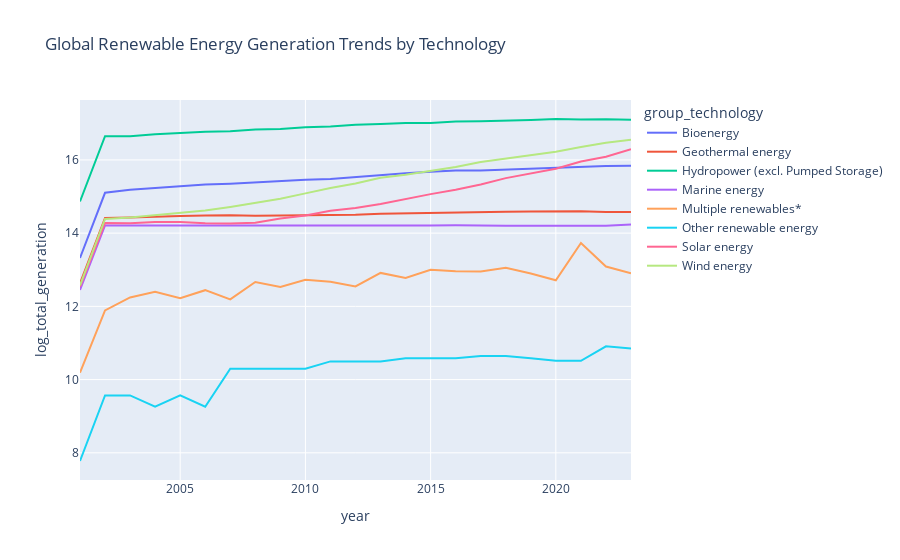

Notebook source saved alongside this figure:
### Markdown cell above
Which technology drives adoption trends?

### Code cell
#RQ Which technology drives adoption trends?
#Aggregates generation by technology to identify which sources drive overall adoption.

rq3a_sql = """
SELECT 
    group_technology,
    year,
    SUM(electricity_generation_gwh) AS total_generation
FROM irena_energy
WHERE re_or_non_re = 'Total Renewable'
AND group_technology NOT IN ('Fossil fuels', 'Nuclear','Other non-renewable energy','Pumped storage')
AND year between '2001-01-01' AND '2023-01-01'
GROUP BY group_technology, year
ORDER BY year, group_technology;
"""

rq3a_df = utils.run_sql(rq3a_sql)

# Get full grid of years × technologies
years = rq3a_df['year'].unique()
technologies = rq3a_df['group_technology'].unique()
full_index = pd.MultiIndex.from_product([technologies, years], names=['group_technology', 'year'])

# Reindex and fill missing values with 0
rq3a_df = rq3a_df.set_index(['group_technology', 'year']).reindex(full_index, fill_value=0).reset_index()

# Apply log1p transformation to handle very low/zero values
rq3a_df['log_total_generation'] = np.log1p(rq3a_df['total_generation'])
#Line chart clearly shows growth trends for solar, wind, hydro, biomass. 
fig_rq3a = px.line(
    rq3a_df,
    x="year",
    #y="total_generation",
    y="log_total_generation",
    color="group_technology",
    title="Global Renewable Energy Generation Trends by Technology"
)
show_and_save(fig_rq3a, folder="rq3a", filename="tech_trends")
#fig_rq3a.show()

### Figure 1 — Plotly figure (JSON) as saved in the notebook; plotly's stock layout.template omitted (floating-point values rounded to 4 significant figures)
{"data": [{"hovertemplate": "group_technology=Bioenergy<br>year=%{x}<br>log_total_generation=%{y}<extra></extra>", "legendgroup": "Bioenergy", "line": {"color": "#636efa", "dash": "solid"}, "marker": {"symbol": "circle"}, "mode": "lines", "name": "Bioenergy", "orientation": "v", "showlegend": true, "type": "scatter", "x": ["2001-01-01", "2002-01-01", "2003-01-01", "2004-01-01", "2005-01-01", "2006-01-01", "2007-01-01", "2008-01-01", "2009-01-01", "2010-01-01", "2011-01-01", "2012-01-01", "2013-01-01", "2014-01-01", "2015-01-01", "2016-01-01", "2017-01-01", "2018-01-01", "2019-01-01", "2020-01-01", "2021-01-01", "2022-01-01", "2023-01-01"], "xaxis": "x", "y": [13.32, 15.1, 15.19, 15.23, 15.29, 15.33, 15.35, 15.39, 15.43, 15.46, 15.48, 15.53, 15.59, 15.63, 15.67, 15.71, 15.71, 15.74, 15.76, 15.79, 15.82, 15.84, 15.84], "yaxis": "y"}, {"hovertemplate": "group_technology=Geothermal energy<br>year=%{x}<br>log_total_generation=%{y}<extra></extra>", "legendgroup": "Geothermal energy", "line": {"color": "#EF553B", "dash": "solid"}, "marker": {"symbol": "circle"}, "mode": "lines", "name": "Geothermal energy", "orientation": "v", "showlegend": true, "type": "scatter", "x": ["2001-01-01", "2002-01-01", "2003-01-01", "2004-01-01", "2005-01-01", "2006-01-01", "2007-01-01", "2008-01-01", "2009-01-01", "2010-01-01", "2011-01-01", "2012-01-01", "2013-01-01", "2014-01-01", "2015-01-01", "2016-01-01", "2017-01-01", "2018-01-01", "2019-01-01", "2020-01-01", "2021-01-01", "2022-01-01", "2023-01-01"], "xaxis": "x", "y": [12.63, 14.41, 14.43, 14.46, 14.47, 14.48, 14.49, 14.47, 14.48, 14.49, 14.5, 14.5, 14.53, 14.54, 14.55, 14.56, 14.57, 14.58, 14.59, 14.6, 14.6, 14.58, 14.58], "yaxis": "y"}, {"hovertemplate": "group_technology=Hydropower (excl. Pumped Storage)<br>year=%{x}<br>log_total_generation=%{y}<extra></extra>", "legendgroup": "Hydropower (excl. Pumped Storage)", "line": {"color": "#00cc96", "dash": "solid"}, "marker": {"symbol": "circle"}, "mode": "lines", "name": "Hydropower (excl. Pumped Storage)", "orientation": "v", "showlegend": true, "type": "scatter", "x": ["2001-01-01", "2002-01-01", "2003-01-01", "2004-01-01", "2005-01-01", "2006-01-01", "2007-01-01", "2008-01-01", "2009-01-01", "2010-01-01", "2011-01-01", "2012-01-01", "2013-01-01", "2014-01-01", "2015-01-01", "2016-01-01", "2017-01-01", "2018-01-01", "2019-01-01", "2020-01-01", "2021-01-01", "2022-01-01", "2023-01-01"], "xaxis": "x", "y": [14.87, 16.65, 16.65, 16.7, 16.74, 16.77, 16.78, 16.83, 16.84, 16.89, 16.91, 16.96, 16.98, 17.01, 17.01, 17.05, 17.06, 17.08, 17.09, 17.12, 17.1, 17.11, 17.1], "yaxis": "y"}, {"hovertemplate": "group_technology=Marine energy<br>year=%{x}<br>log_total_generation=%{y}<extra></extra>", "legendgroup": "Marine energy", "line": {"color": "#ab63fa", "dash": "solid"}, "marker": {"symbol": "circle"}, "mode": "lines", "name": "Marine energy", "orientation": "v", "showlegend": true, "type": "scatter", "x": ["2001-01-01", "2002-01-01", "2003-01-01", "2004-01-01", "2005-01-01", "2006-01-01", "2007-01-01", "2008-01-01", "2009-01-01", "2010-01-01", "2011-01-01", "2012-01-01", "2013-01-01", "2014-01-01", "2015-01-01", "2016-01-01", "2017-01-01", "2018-01-01", "2019-01-01", "2020-01-01", "2021-01-01", "2022-01-01", "2023-01-01"], "xaxis": "x", "y": [12.45, 14.21, 14.21, 14.21, 14.21, 14.21, 14.21, 14.21, 14.19, 14.2, 14.2, 14.2, 14.19, 14.19, 14.21, 14.22, 14.2, 14.2, 14.2, 14.2, 14.2, 14.2, 14.24], "yaxis": "y"}, {"hovertemplate": "group_technology=Multiple renewables*<br>year=%{x}<br>log_total_generation=%{y}<extra></extra>", "legendgroup": "Multiple renewables*", "line": {"color": "#FFA15A", "dash": "solid"}, "marker": {"symbol": "circle"}, "mode": "lines", "name": "Multiple renewables*", "orientation": "v", "showlegend": true, "type": "scatter", "x": ["2001-01-01", "2002-01-01", "2003-01-01", "2004-01-01", "2005-01-01", "2006-01-01", "2007-01-01", "2008-01-01", "2009-01-01", "2010-01-01", "2011-01-01", "2012-01-01", "2013-01-01", "2014-01-01", "2015-01-01", "2016-01-01", "2017-01-01", "2018-01-01", "2019-01-01", "2020-01-01", "2021-01-01", "2022-01-01", "2023-01-01"], "xaxis": "x", "y": [10.19, 11.89, 12.24, 12.4, 12.22, 12.44, 12.19, 12.67, 12.53, 12.72, 12.67, 12.54, 12.91, 12.78, 13.0, 12.96, 12.95, 13.05, 12.9, 12.71, 13.73, 13.09, 12.9], "yaxis": "y"}, {"hovertemplate": "group_technology=Other renewable energy<br>year=%{x}<br>log_total_generation=%{y}<extra></extra>", "legendgroup": "Other renewable energy", "line": {"color": "#19d3f3", "dash": "solid"}, "marker": {"symbol": "circle"}, "mode": "lines", "name": "Other renewable energy", "orientation": "v", "showlegend": true, "type": "scatter", "x": ["2001-01-01", "2002-01-01", "2003-01-01", "2004-01-01", "2005-01-01", "2006-01-01", "2007-01-01", "2008-01-01", "2009-01-01", "2010-01-01", "2011-01-01", "2012-01-01", "2013-01-01", "2014-01-01", "2015-01-01", "2016-01-01", "2017-01-01", "2018-01-01", "2019-01-01", "2020-01-01", "2021-01-01", "2022-01-01", "2023-01-01"], "xaxis": "x", "y": [7.776, 9.567, 9.567, 9.258, 9.567, 9.258, 10.3, 10.3, 10.3, 10.3, 10.5, 10.5, 10.5, 10.58, 10.58, 10.58, 10.64, 10.64, 10.58, 10.51, 10.51, 10.91, 10.85], "yaxis": "y"}, {"hovertemplate": "group_technology=Solar energy<br>year=%{x}<br>log_total_generation=%{y}<extra></extra>", "legendgroup": "Solar energy", "line": {"color": "#FF6692", "dash": "solid"}, "marker": {"symbol": "circle"}, "mode": "lines", "name": "Solar energy", "orientation": "v", "showlegend": true, "type": "scatter", "x": ["2001-01-01", "2002-01-01", "2003-01-01", "2004-01-01", "2005-01-01", "2006-01-01", "2007-01-01", "2008-01-01", "2009-01-01", "2010-01-01", "2011-01-01", "2012-01-01", "2013-01-01", "2014-01-01", "2015-01-01", "2016-01-01", "2017-01-01", "2018-01-01", "2019-01-01", "2020-01-01", "2021-01-01", "2022-01-01", "2023-01-01"], "xaxis": "x", "y": [12.54, 14.28, 14.27, 14.3, 14.3, 14.27, 14.27, 14.28, 14.4, 14.48, 14.61, 14.68, 14.79, 14.93, 15.07, 15.19, 15.33, 15.5, 15.63, 15.76, 15.96, 16.09, 16.29], "yaxis": "y"}, {"hovertemplate": "group_technology=Wind energy<br>year=%{x}<br>log_total_generation=%{y}<extra></extra>", "legendgroup": "Wind energy", "line": {"color": "#B6E880", "dash": "solid"}, "marker": {"symbol": "circle"}, "mode": "lines", "name": "Wind energy", "orientation": "v", "showlegend": true, "type": "scatter", "x": ["2001-01-01", "2002-01-01", "2003-01-01", "2004-01-01", "2005-01-01", "2006-01-01", "2007-01-01", "2008-01-01", "2009-01-01", "2010-01-01", "2011-01-01", "2012-01-01", "2013-01-01", "2014-01-01", "2015-01-01", "2016-01-01", "2017-01-01", "2018-01-01", "2019-01-01", "2020-01-01", "2021-01-01", "2022-01-01", "2023-01-01"], "xaxis": "x", "y": [12.57, 14.39, 14.43, 14.49, 14.55, 14.62, 14.72, 14.83, 14.94, 15.09, 15.23, 15.36, 15.51, 15.59, 15.7, 15.81, 15.94, 16.03, 16.12, 16.22, 16.36, 16.47, 16.55], "yaxis": "y"}], "layout": {"legend": {"title": {"text": "group_technology"}, "tracegroupgap": 0}, "title": {"text": "Global Renewable Energy Generation Trends by Technology"}, "xaxis": {"anchor": "y", "domain": [0, 1], "title": {"text": "year"}}, "yaxis": {"anchor": "x", "domain": [0, 1], "title": {"text": "log_total_generation"}}}}
